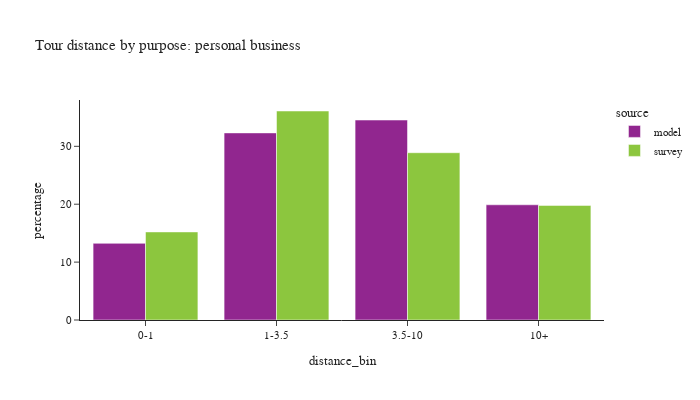

Notebook cell for this chart:
### Code cell
plot_bins(tour, tour['pdpurp'] == 4, 'personal business')

### Figure 1 — Plotly figure (JSON) as saved in the notebook; plotly's stock layout.template omitted (floating-point values rounded to 4 significant figures)
{"data": [{"alignmentgroup": "True", "customdata": [[51996], [126884], [135606], [78129]], "hovertemplate": "source=model<br>distance_bin=%{x}<br>percentage=%{y}<br>sample count=%{customdata[0]}<extra></extra>", "legendgroup": "model", "marker": {"color": "#91268F", "pattern": {"shape": ""}}, "name": "model", "offsetgroup": "model", "orientation": "v", "showlegend": true, "textposition": "auto", "type": "bar", "x": ["0-1", "1-3.5", "3.5-10", "10+"], "xaxis": "x", "y": [13.24, 32.32, 34.54, 19.9], "yaxis": "y"}, {"alignmentgroup": "True", "customdata": [[161], [285], [265], [137]], "hovertemplate": "source=survey<br>distance_bin=%{x}<br>percentage=%{y}<br>sample count=%{customdata[0]}<extra></extra>", "legendgroup": "survey", "marker": {"color": "#8CC63E", "pattern": {"shape": ""}}, "name": "survey", "offsetgroup": "survey", "orientation": "v", "showlegend": true, "textposition": "auto", "type": "bar", "x": ["0-1", "1-3.5", "3.5-10", "10+"], "xaxis": "x", "y": [15.21, 36.1, 28.89, 19.79], "yaxis": "y"}], "layout": {"barmode": "group", "font": {"size": 11}, "height": 400, "legend": {"title": {"text": "source"}, "tracegroupgap": 0}, "title": {"text": "Tour distance by purpose: personal business"}, "width": 700, "xaxis": {"anchor": "y", "domain": [0.0, 1.0], "title": {"text": "distance_bin"}}, "yaxis": {"anchor": "x", "domain": [0.0, 1.0], "title": {"text": "percentage"}}}}
